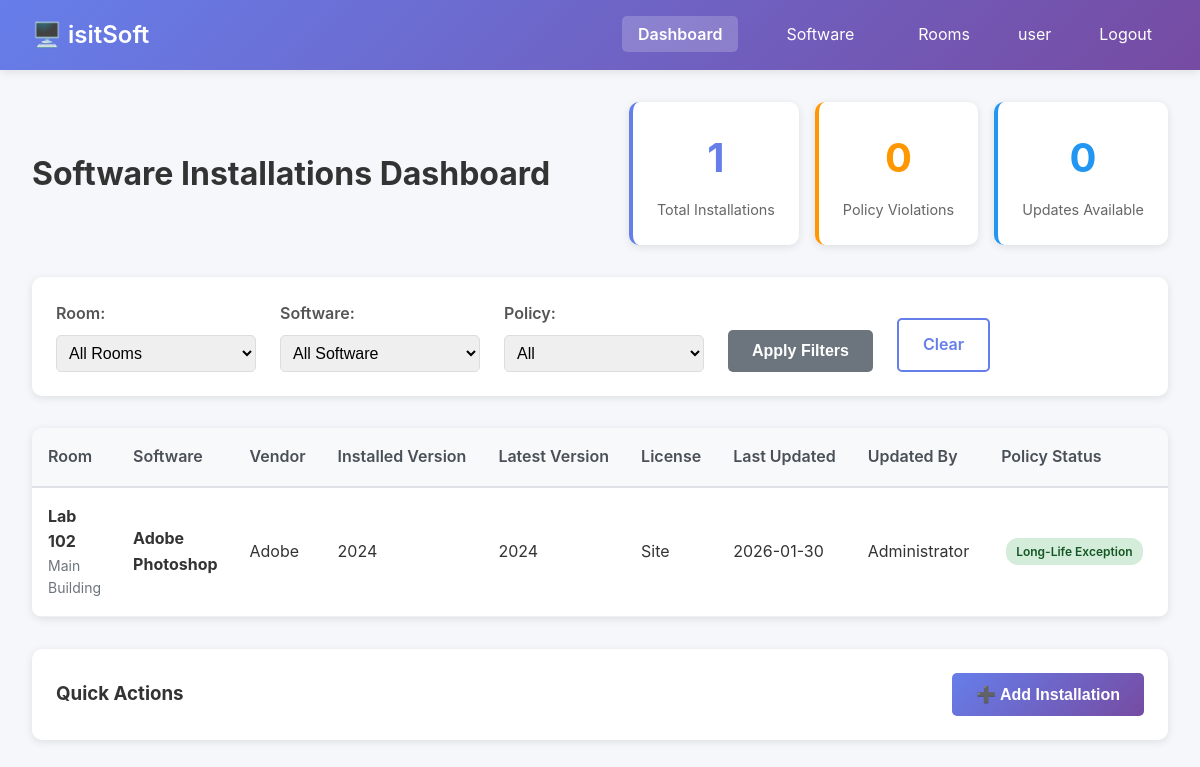
/ (signed in), run on the app's committed database.
### tables this page shows
CREATE TABLE users (
    id INTEGER PRIMARY KEY AUTOINCREMENT,
    username TEXT NOT NULL UNIQUE,
    password_hash TEXT NOT NULL,
    full_name TEXT,
    email TEXT,
    is_superuser BOOLEAN DEFAULT 0,
    created_at TIMESTAMP DEFAULT CURRENT_TIMESTAMP,
    last_login TIMESTAMP
);

CREATE TABLE installations (
    id INTEGER PRIMARY KEY AUTOINCREMENT,
    software_id INTEGER NOT NULL,
    room_id INTEGER NOT NULL,
    installed_version TEXT NOT NULL,
    last_updated TIMESTAMP DEFAULT CURRENT_TIMESTAMP,
    updated_by TEXT,
    is_long_life BOOLEAN DEFAULT 0, -- Exception to 300-day policy
    long_life_reason TEXT,
    long_life_approved_by TEXT,
    long_life_approved_at TIMESTAMP,
    FOREIGN KEY (software_id) REFERENCES software(id) ON DELETE CASCADE,
    FOREIGN KEY (room_id) REFERENCES rooms(id) ON DELETE CASCADE,
    UNIQUE(software_id, room_id)
);

CREATE TABLE rooms (
    id INTEGER PRIMARY KEY AUTOINCREMENT,
    room_name TEXT NOT NULL UNIQUE,
    building TEXT,
    floor TEXT,
    created_at TIMESTAMP DEFAULT CURRENT_TIMESTAMP
);

CREATE TABLE software (
    id INTEGER PRIMARY KEY AUTOINCREMENT,
    software_name TEXT NOT NULL,
    version TEXT NOT NULL,
    vendor TEXT,
    license_key TEXT,
    license_type TEXT, -- e.g., 'Site', 'Volume', 'Per-User'
    license_count INTEGER,
    installer_filename TEXT,
    installer_path TEXT,
    description TEXT,
    created_at TIMESTAMP DEFAULT CURRENT_TIMESTAMP,
    updated_at TIMESTAMP DEFAULT CURRENT_TIMESTAMP
);

### app.py (the view)
@app.route('/')
@login_required
def index():
    conn = get_db()
    cursor = conn.cursor()
    room_filter = request.args.get('room', '')
    software_filter = request.args.get('software', '')
    policy_filter = request.args.get('policy', '')
    query = '''
        SELECT
            i.id as installation_id, s.id as software_id, s.software_name, s.vendor,
            i.installed_version, s.version as latest_version, s.license_type, s.license_key,
            r.id as room_id, r.room_name, r.building, i.last_updated, i.updated_by,
            i.is_long_life, i.long_life_reason, s.installer_filename
        FROM installations i
        JOIN software s ON i.software_id = s.id
        JOIN rooms r ON i.room_id = r.id
        WHERE 1=1
    '''
    params = []
    if room_filter:
        query += ' AND r.room_name LIKE ?'
        params.append(f'%{room_filter}%')
    if software_filter:
        query += ' AND s.software_name LIKE ?'
        params.append(f'%{software_filter}%')
    query += ' ORDER BY r.room_name, s.software_name'
    cursor.execute(query, params)
    installations = []
    for row in cursor.fetchall():
        installation = dict(row)
        compliant, days_remaining = check_policy_compliance(installation['last_updated'])
        if policy_filter == 'compliant' and (not compliant and not installation['is_long_life']):
            continue
        elif policy_filter == 'non-compliant' and (compliant or installation['is_long_life']):
            continue
        installation['policy_compliant'] = compliant or installation['is_long_life']
        installation['days_remaining'] = days_remaining
        installation['needs_update'] = installation['installed_version'] != installation['latest_version']
        installations.append(installation)
    cursor.execute('SELECT DISTINCT room_name FROM rooms ORDER BY room_name')
    rooms = [row['room_name'] for row in cursor.fetchall()]
    cursor.execute('SELECT DISTINCT software_name FROM software ORDER BY software_name')
    software_list = [row['software_name'] for row in cursor.fetchall()]
    cursor.execute('SELECT id, room_name FROM rooms ORDER BY room_name')
    rooms_with_ids = [dict(row) for row in cursor.fetchall()]
    cursor.execute('SELECT id, software_name, version FROM software ORDER BY software_name')
    software_with_ids = [dict(row) for row in cursor.fetchall()]
    conn.close()
    return render_template('dashboard.html',
                         installations=installations, rooms=rooms, software_list=software_list,
                         rooms_with_ids=rooms_with_ids, software_with_ids=software_with_ids,
                         current_filters={'room': room_filter, 'software': software_filter, 'policy': policy_filter})

### app.py (called while the page is built)
@login_manager.user_loader
def load_user(user_id):
    conn = get_db()
    cursor = conn.cursor()
    cursor.execute('SELECT id, username, full_name, is_superuser FROM users WHERE id = ?', (user_id,))
    user_data = cursor.fetchone()
    conn.close()
    if user_data:
        return User(user_data['id'], user_data['username'], user_data['full_name'], user_data['is_superuser'])
    return None

def get_db():
    conn = sqlite3.connect(DB_PATH)
    conn.row_factory = sqlite3.Row
    return conn

def check_policy_compliance(last_updated):
    if not last_updated:
        return False, 300
    if isinstance(last_updated, str):
        try:
            last_updated = datetime.fromisoformat(last_updated.replace('Z', '+00:00'))
        except:
            last_updated = datetime.strptime(last_updated[:19], '%Y-%m-%d %H:%M:%S')
    days_since_update = (datetime.now() - last_updated).days
    days_remaining = UPDATE_POLICY_DAYS - days_since_update
    return days_remaining > 0, days_remaining

### templates/dashboard.html (shortened to what this page needs)
<!DOCTYPE html>
<html lang="en">
<head>
    <link rel="stylesheet" href="{{ url_for('static', filename='style.css') }}">
</head>
<body>
    <nav class="navbar">
        <div class="nav-brand">
            <h1>🖥️ isitSoft</h1>
        </div>
        <ul class="nav-menu">
            <li><a href="{{ url_for('index') }}" class="active">Dashboard</a></li>
            <li><a href="{{ url_for('software_list') }}">Software</a></li>
            <li><a href="{{ url_for('rooms_list') }}">Rooms</a></li>
            <li class="user-info">
                {{ current_user.username }}
            </li>
            <li><a href="{{ url_for('logout') }}">Logout</a></li>
        </ul>
    </nav>
    <div class="container">
        <div class="page-header">
            <h2>Software Installations Dashboard</h2>
            <div class="header-stats">
                <div class="stat-card">
                    <div class="stat-value">{{ installations|length }}</div>
                    <div class="stat-label">Total Installations</div>
                </div>
                <div class="stat-card warning">
                    <div class="stat-value">{{ installations|selectattr('policy_compliant', 'equalto', False)|list|length }}</div>
                    <div class="stat-label">Policy Violations</div>
                </div>
                <div class="stat-card info">
                    <div class="stat-value">{{ installations|selectattr('needs_update', 'equalto', True)|list|length }}</div>
                    <div class="stat-label">Updates Available</div>
                </div>
            </div>
        </div>
        <div class="filters-section">
            <form method="get" class="filters-form">
                <div class="filter-group">
                    <label>Room:</label>
                    <select name="room" onchange="this.form.submit()">
                        <option value="">All Rooms</option>
                    </select>
                </div>
                <div class="filter-group">
                    <label>Software:</label>
                    <select name="software" onchange="this.form.submit()">
                        <option value="">All Software</option>
                    </select>
                </div>
                <div class="filter-group">
                    <label>Policy:</label>
                    <select name="policy" onchange="this.form.submit()">
                        <option value="">All</option>
                    </select>
                </div>
                <button type="submit" class="btn btn-secondary">Apply Filters</button>
                <a href="{{ url_for('index') }}" class="btn btn-outline">Clear</a>
            </form>
        </div>
        <div class="table-container">
            <table class="data-table">
                <thead>
                    <tr>
                        <th>Room</th>
                        <th>Software</th>
                        <th>Vendor</th>
                        <th>Installed Version</th>
                        <th>Latest Version</th>
                        <th>License</th>
                        <th>Last Updated</th>
                        <th>Updated By</th>
                        <th>Policy Status</th>
                        <th>Actions</th>
                    </tr>
                </thead>
                <tbody>
                    {% for inst in installations %}
                    <tr class="{% if not inst.policy_compliant %}row-warning{% endif %}">
                        <td>
                            <strong>{{ inst.room_name }}</strong>
                            <div class="text-muted">{{ inst.building }}</div>
                        </td>
                        <td>
                            <strong>{{ inst.software_name }}</strong>
                        </td>
                        <td>{{ inst.vendor or 'N/A' }}</td>
                        <td>{{ inst.installed_version }}</td>
                        <td>{{ inst.latest_version }}</td>
                        <td>
                            <div>{{ inst.license_type or 'N/A' }}</div>
                        </td>
                        <td>
                            {% if inst.last_updated %}
                            {{ inst.last_updated[:10] }}
                            {% else %}
                            Never
                            {% endif %}
                        </td>
                        <td>{{ inst.updated_by or 'N/A' }}</td>
                        <td>
                            {% if inst.is_long_life %}
                            <span class="badge badge-success" title="{{ inst.long_life_reason }}">
                                Long-Life Exception
                            </span>
                            {% elif inst.policy_compliant %}
                            <span class="badge badge-success">
                                Compliant ({{ inst.days_remaining }} days)
                            </span>
                            {% else %}
                            <span class="badge badge-danger">
                                OVERDUE ({{ -inst.days_remaining }} days)
                            </span>
                            {% endif %}
                        </td>
                        <td>
                        </td>
                    </tr>
                    {% else %}
                    <tr>
                        <td colspan="10" class="text-center">No installations found. Add software to rooms to get started.</td>
                    </tr>
                    {% endfor %}
                </tbody>
            </table>
        </div>
        <div class="quick-actions">
            <h3>Quick Actions</h3>
            <button class="btn btn-primary" onclick="showAddInstallationModal()">
                ➕ Add Installation
            </button>
        </div>
    </div>
</body>
</html>

### static/style.css (style rules this page uses)
* { margin: 0; padding: 0; box-sizing: border-box; }
body { font-family: -apple-system, BlinkMacSystemFont, 'Segoe UI', Roboto, 'Helvetica Neue', Arial, sans-serif; background: #f5f7fa; color: #333; line-height: 1.6; }
.navbar { background: linear-gradient(135deg, #667eea 0%, #764ba2 100%); color: white; padding: 1rem 2rem; box-shadow: 0 2px 10px rgba(0,0,0,0.1); display: flex; justify-content: space-between; align-items: center; }
.nav-brand h1 { font-size: 1.5rem; font-weight: 600; }
.nav-menu { display: flex; list-style: none; gap: 2rem; }
.nav-menu a { color: white; text-decoration: none; padding: 0.5rem 1rem; border-radius: 5px; transition: background 0.3s; position: relative; }
.nav-menu a.active { background: rgba(255,255,255,0.2); font-weight: 600; }
.badge { background: #ff4444; color: white; padding: 2px 8px; border-radius: 12px; font-size: 0.75rem; margin-left: 5px; }
.container { max-width: 1400px; margin: 2rem auto; padding: 0 2rem; }
.page-header { display: flex; justify-content: space-between; align-items: center; margin-bottom: 2rem; }
.page-header h2 { font-size: 2rem; color: #333; }
.header-stats { display: flex; gap: 1rem; }
.stat-card { background: white; padding: 1.5rem; border-radius: 10px; box-shadow: 0 2px 8px rgba(0,0,0,0.1); min-width: 150px; text-align: center; border-left: 4px solid #667eea; }
.stat-card.warning { border-left-color: #ff9800; }
.stat-card.info { border-left-color: #2196f3; }
.stat-value { font-size: 2.5rem; font-weight: bold; color: #667eea; }
.stat-card.warning .stat-value { color: #ff9800; }
.stat-card.info .stat-value { color: #2196f3; }
.stat-label { color: #666; font-size: 0.9rem; margin-top: 0.5rem; }
.filters-section { background: white; padding: 1.5rem; border-radius: 10px; box-shadow: 0 2px 8px rgba(0,0,0,0.1); margin-bottom: 2rem; }
.filters-form { display: flex; gap: 1.5rem; align-items: end; flex-wrap: wrap; }
.filter-group { display: flex; flex-direction: column; min-width: 200px; }
.filter-group label { font-weight: 600; margin-bottom: 0.5rem; color: #555; }
.filter-group select, .filter-group input { padding: 0.5rem; border: 1px solid #ddd; border-radius: 5px; font-size: 1rem; }
.table-container { background: white; border-radius: 10px; box-shadow: 0 2px 8px rgba(0,0,0,0.1); overflow-x: auto; margin-bottom: 2rem; }
.data-table { width: 100%; border-collapse: collapse; }
.data-table thead { background: #f8f9fa; border-bottom: 2px solid #dee2e6; }
.data-table th { padding: 1rem; text-align: left; font-weight: 600; color: #495057; white-space: nowrap; }
.data-table td { padding: 1rem; border-bottom: 1px solid #f0f0f0; }
.text-muted { color: #6c757d; font-size: 0.875rem; }
.badge { padding: 4px 10px; border-radius: 12px; font-size: 0.75rem; font-weight: 600; display: inline-block; white-space: nowrap; }
.badge-success { background: #d4edda; color: #155724; }
.btn { padding: 0.75rem 1.5rem; border: none; border-radius: 5px; font-size: 1rem; font-weight: 600; cursor: pointer; transition: all 0.3s; text-decoration: none; display: inline-block; }
.btn-primary { background: linear-gradient(135deg, #667eea 0%, #764ba2 100%); color: white; }
.btn-secondary { background: #6c757d; color: white; }
.btn-outline { background: white; color: #667eea; border: 2px solid #667eea; }
.quick-actions { background: white; padding: 1.5rem; border-radius: 10px; box-shadow: 0 2px 8px rgba(0,0,0,0.1); display: flex; gap: 1rem; align-items: center; flex-wrap: wrap; }
.quick-actions h3 { margin-right: auto; }

### data on the page
users: username "user"
installations: room_name "Lab 102", building "Main Building", software_name "Adobe Photoshop", vendor "Adobe", installed_version "2024", latest_version "2024", license_type "Site", last_updated "2026-01-30", updated_by "Administrator"

### other printed values
{{ installations|length }} "1"
{{ installations|selectattr('needs_update', 'equalto', True)|list|length }} "0"
